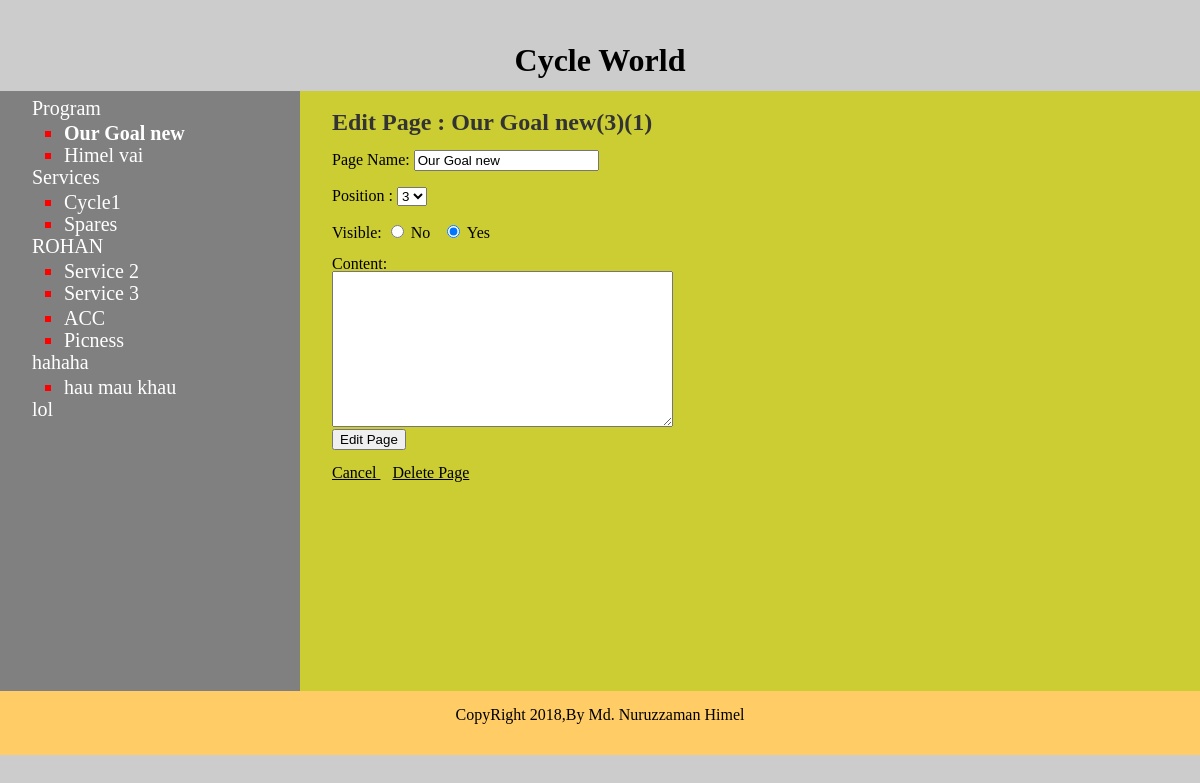
The app's page /edit_page.php?page_id=3 (signed in) with its own data.
### tables this page shows
CREATE TABLE IF NOT EXISTS `subjects` (
  `id` int(10) NOT NULL AUTO_INCREMENT,
  `manu_name` varchar(30) NOT NULL,
  `position` int(3) NOT NULL,
  `visible` tinyint(1) NOT NULL,
  PRIMARY KEY (`id`)
);

CREATE TABLE IF NOT EXISTS `pages` (
  `id` int(10) NOT NULL AUTO_INCREMENT,
  `subject_id` int(3) NOT NULL,
  `manu_name` varchar(30) NOT NULL,
  `position` int(5) NOT NULL,
  `visible` tinyint(1) NOT NULL,
  `content` text,
  PRIMARY KEY (`id`),
  KEY `subject_id` (`subject_id`)
);

### public/edit_page.php (the view, shortened to what this page needs)
<?php include("../includes/dbconnection.php") ?>
<?php include("../includes/functions.php") ?>
<?php find_selected_page(true);?>
<?php include("../includes/layouts/header.php") ?>
    <div id="header">
    	<h1>Cycle World </h1>
    </div>
    <div id="main">
    <div id="navigation"><?php echo nevigation($current_subject,$current_page); ?> </div>
	<div id="page">
        <h2> Edit Page : <?php echo htmlentities($current_page["manu_name"]."(". $current_page["id"].")"."(".$current_page["subject_id"].")"); ?></h2>
        <form action="edit_page.php?page_id=<?php echo urlencode($current_page["id"]); ?>" method="post">
            <p>Page Name:
            	<input type="text" name="manu_name" value="<?php echo $current_page["manu_name"]; ?>" >
            </p>
            <p>
            Position :
                <select name="position" >
                <?php
				$page_set = find_all_pages();
				$page_count = mysqli_num_rows($page_set);
				for($count=1;$count<=$page_count+1;$count++)
				{
					echo "<option value=\"{$count}\"";
					if($current_page["id"] == $count){
					echo " selected " ;
					}
					echo "> {$count} </option>";
				}
				?>
                </select>
            </p>
            <p>Visible:
                <input type="radio" name="visible" value="0" <?php if($current_page["visible"] ==0){echo "checked" ;} ?>> No
                &nbsp;
                <input type="radio" name="visible" value="1" <?php if($current_page["visible"] ==1){echo "checked" ;} ?>> Yes
            </p>
             Content:<br>
				<textarea name="text" rows="10" cols="40">
                </textarea><br>
            <input type="submit" name ="submit" value="Edit Page">
        </form>
        <br>
        <a href="manage_content.php">Cancel </a>
        <a href="delete_page.php?page_id=<?php echo urlencode($current_page["id"]); ?>" onClick="return confirm('Are you sure ??');">Delete Page </a>
	</div>
<?php include("../includes/layouts/footer.php") ?>

### includes/functions.php (shortened to what this page needs)
<?php
function find_all_subjects($public=true){
	global $connection;
	$quere="SELECT * FROM subjects ";
	$subject_set = mysqli_query($connection,$quere);
	return 	$subject_set;
}
function find_all_pages(){global $connection;
	$quere="SELECT * FROM pages ";
	$quere .="WHERE visible=1 ";
	$page_set = mysqli_query($connection,$quere);
	return 	$page_set;
}
function find_all_pages_from_subject($subject_id,$public=true){
	global $connection;
	$subject_id=mysqli_real_escape_string($connection,$subject_id);
	$quere="SELECT * FROM pages ";
	$quere .="WHERE subject_id=$subject_id ";
	$page_set = mysqli_query($connection,$quere);
	return $page_set;
}
function find_page_by_id($selected_page_id){	global $connection;
	$quere="SELECT * FROM pages ";
	$quere .="WHERE visible=1 ";
	$quere .="AND id=$selected_page_id ";
	$page_set = mysqli_query($connection,$quere);
	if($pages_row = mysqli_fetch_assoc($page_set)){
	return $pages_row;
	}else{
	return NULL;
	}
}
function find_selected_page(){
	if(isset($_GET["subject_id"]))
	{
		$current_subject = find_subject_by_id($_GET["subject_id"]);
		$selected_page_id=NULL;
		$current_page=NULL;
	}
	else if(isset($_GET["page_id"]))
	{
		$current_page = find_page_by_id($_GET["page_id"]);
		$current_subject=NULL;
	}
	else{
		$current_page=NULL;
		$current_subject=NULL;
	}
}
function nevigation($subject_array,$page_array){
	$subject_set = find_all_subjects(false);
	$output = "<ul type=\"disc\" class=\"subjects\">";
	while($subject = mysqli_fetch_assoc($subject_set)) {
		$output .= " <div class=\"subjectList\">";
		$output .= "<li" ;
		$output .= ">";
		$output .= "<a href=\"manage_content.php?subject_id=";
		$output .= urlencode($subject["id"]);
		$output .="\">";
		$output .= htmlentities($subject["manu_name"]);
		$output .= "</a><ul class=\"pages\">";
		$page_set = find_all_pages_from_subject($subject["id"],false);
		while($page = mysqli_fetch_assoc($page_set)) {
				$output .=" <div class=\"pageList\">";
				$output .= "<li" ;
				if($page_array && $page["id"] == $page_array["id"]){
				$output .= " class=\"selected\"";
				}
				$output .= ">";
				$output .=" <a href=\"manage_content.php?page_id=";
				$output .= urlencode($page["id"]) ;
				$output .="\">";
				$output .= htmlentities($page["manu_name"]);
				$output .="</a></li></div>";
		}
			$output .= "</ul>";
			$output .= "</li> </div>";
		}
	$output .="</ul>";
	return $output;
}
?>

### public/syslesheet/main.css (style rules this page uses)
html { height:100%; width:100%; }
body { width:100%;height:100%; margin:0;padding:0;border:0; font-family:times new Cambria, "Hoefler Text", "Liberation Serif", Times, "Times New Roman", serif; font-size::14px; line-height:15px; background:#ccc; }
a { color:black; }
#header { height:70px; margin:0; padding:0; text-align:center;color:#000; }
#header h1 { padding:1em ; font-size:2eml margin:0;font-weight:bold; }
#main { height:600px; width:100%; margin:0;padding:0; background:#cc3; }
#navigation { background: gray none repeat scroll 0 0; color: #fff; float: left; height: 100%; margin: 0; padding: 0 2em; width: 236px; }
#navigation a { color:#fff; text-decoration:none; }
ul.subjects { margin:1em 0; padding-left:0;list-style:none; color:red; font-size:1.2em; }
ul.pages { padding-left:2em;list-style:square; font-weight:normal; font-size:0.8em; }
.selected { font-weight:bold; }
#page { float:left;height:100%;width:400px; padding-left:2em;vertical-align:top; background:#cc3; }
#page h2 { color:#333; margin-top:1em; }
#navigation ul { margin-top: 10px; }
.subjects li { font-size: 20px; margin-bottom: 7px; }

### records on screen
subjects: value "Program"
pages: value "Our Goal new", manu_name+id+subject "Our Goal new(3)(1)", manu_name "Our Goal new", position "3", visible "☑"
pages: value "Himel vai"
subjects: value "Services"
pages: value "Cycle1"
pages: value "Spares"
subjects: value "ROHAN"
pages: value "Service 2"
pages: value "Service 3"
pages: value "ACC"
pages: value "Picness"
subjects: value "hahaha"
pages: value "hau mau khau"
subjects: value "lol"
